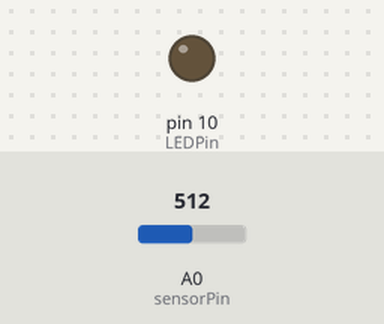
This sketch was run on a simulated Arduino Uno, built with avr-gcc and run on an emulated ATmega328P. On the bench: output pins drawn as LEDs (lit = HIGH). Inputs (shaded band) come from the test bench; at power-on: A0 (sensorPin) = 512. What the sketch prints to the serial monitor is not drawn.

Above: at 1.0 s.
At 7.0 s:
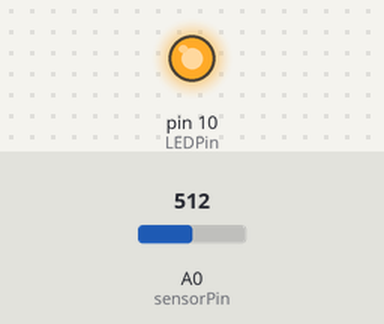
Timing chart, 0 to 9.2 s (numbered marks = the images above):
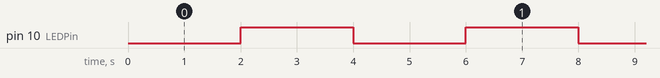

Measured:
- by itself, pin 10 (LEDPin): alternates HIGH for 2.0 s and LOW for 2.0 s

The sketch:

lesson_9_phototransistor_code.ino
```cpp
const int sensorPin = A0;
const int LEDPin = 10;

int lightAmount = 0;
long timerLED = 0;
long timerSensor = 0;
int toggleLED = 0;

void setup() {
  pinMode(LEDPin, OUTPUT);
  Serial.begin(9600);
}

void loop() {
  transmitter();
  receiver();
}

void transmitter() {
  if (millis() >= timerLED + 2000) {
    toggleLED = !toggleLED;
    digitalWrite(LEDPin, toggleLED);
    timerLED = millis();
  }
}

void receiver() {
  if (millis() >= timerSensor + 100) {
    lightAmount = analogRead(sensorPin);
    Serial.print("Light Intensity: ");
    Serial.println(lightAmount);
    timerSensor = millis();
  }
}
```
